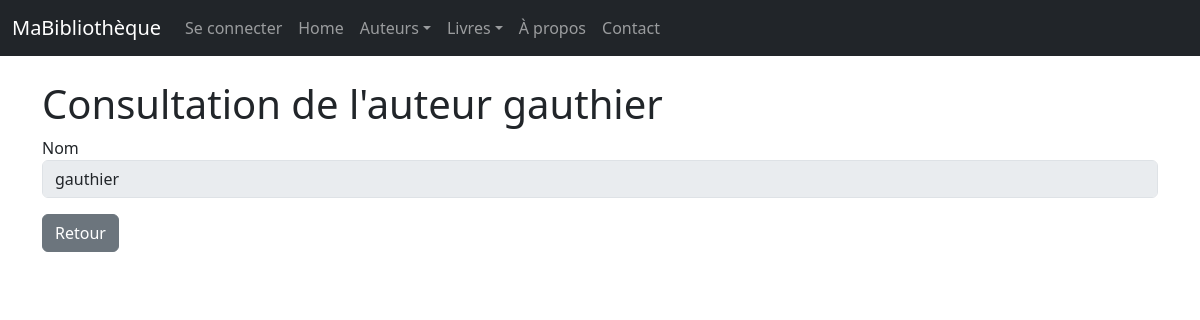
The app's page /auteurs/70/view/, older data.
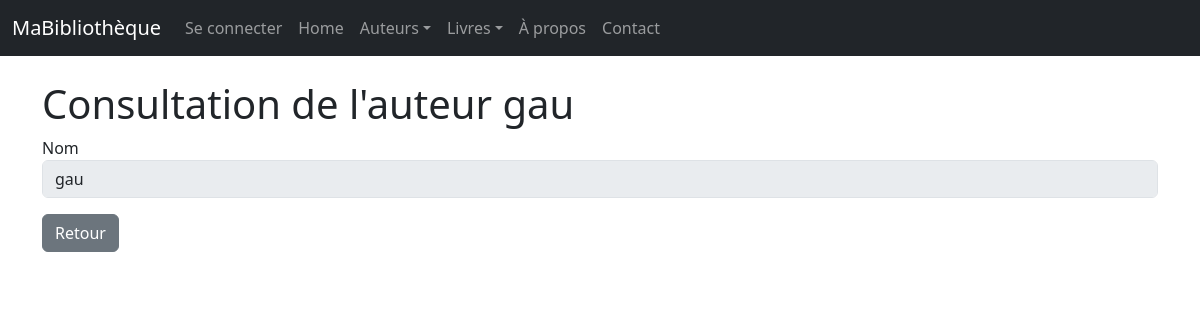
The same page, newer data.
### monApp/models.py (models this page shows, shortened)
class Auteur(db.Model):
    idA = db.Column( db.Integer, primary_key=True )
    Nom = db.Column( db.String(100) ,unique=True)

### monApp/views.py (the view)
@app.route('/auteurs/<idA>/view/')
def viewAuteur(idA):
    unAuteur = Auteur.query.get(idA)
    unForm = FormAuteur (idA=unAuteur.idA , Nom=unAuteur.Nom)
    return render_template("auteur_view.html",selectedAuteur=unAuteur, viewForm=unForm)

### monApp/forms.py
class FormAuteur(FlaskForm):
    idA=HiddenField('idA')
    Nom = StringField ('Nom', validators =[DataRequired()])

### monApp/templates/auteur_view.html (shortened to what this page needs)
{% extends "base.html" %}
{% block main %}
<h1 >Consultation de l'auteur {{ selectedAuteur.Nom }}</h1>
<form role="form" method="POST" action="">
<div class="form-group mb-3">
{{ viewForm.Nom.label }}
{{ viewForm.Nom(size=50, disabled=True, class_="form-control") }}
</div>
<a href="{{ url_for('getAuteurs') }}" class="btn btn-secondary">Retour</a>
</form >
{% endblock %}

### monApp/templates/base.html (shortened to what this page needs)
<html>
<head>
<link rel="stylesheet" href="{{ url_for('static', filename='css/style.css') }}">
<link href="https://cdn.jsdelivr.net/npm/bootstrap@5.3.0/dist/css/bootstrap.min.css" rel="stylesheet">
</head>
<body>
{% block navbar %}
<nav class="navbar navbar-expand-md navbar-dark bg-dark fixed-top">
        <div class="container-fluid">
<a class="navbar-brand">MaBibliothèque</a>
      <div class="collapse navbar-collapse" id="mainNavbar">
<ul class="nav navbar-nav navbar-right">
        {% if current_user.is_authenticated %}
<a class="navbar-brand"><em>Vous êtes connecté <strong>{{ current_user.Login}}</strong></em></a>
<li class="nav-item"><a class="nav-link" href="{{ url_for ('logout') }}">Déconnexion</a></li >
        {% else %}
<li class="nav-item"><a class="nav-link" href="{{ url_for ('login') }}">Se connecter</a></li >
        {% endif %}
</ul>
<ul class="navbar-nav me-auto mb-2 mb-md-0">
      <li class="nav-item"><a class="nav-link" href="{{ url_for('index') }}">Home</a></li>
      <li class="nav-item dropdown"><a class="nav-link dropdown-toggle" href="#"
            id="auteursDropdown" role="button" data-bs-toggle="dropdown"
            aria-expanded="false">Auteurs</a>
      </li>
      <li class="nav-item dropdown"><a class="nav-link dropdown-toggle" href="#"
            id="livresDropdown" role="button" data-bs-toggle="dropdown"
            aria-expanded="false">Livres</a>
      </li>
      <li class="nav-item"><a class="nav-link" href="{{ url_for('getabout') }}">À propos</a>
      </li>
      <li class="nav-item"><a class="nav-link" href="{{ url_for('getcontact') }}">Contact</a>
      </li>
</ul>
      </div>
</div>
      </nav> {% endblock %}
       {% block content %}
<main role=" main" class=" container">
       {% block main %}{% endblock %}
</main>
       {% endblock %}
      </body>
</html>

### monApp/static/css/style.css (style rules this page uses)
h1 { color: red; }
body { font-family: sans-serif; }

Row changes from the older to the newer data that the page shows:
changed Auteur: Nom "gauthier" → "gau"
